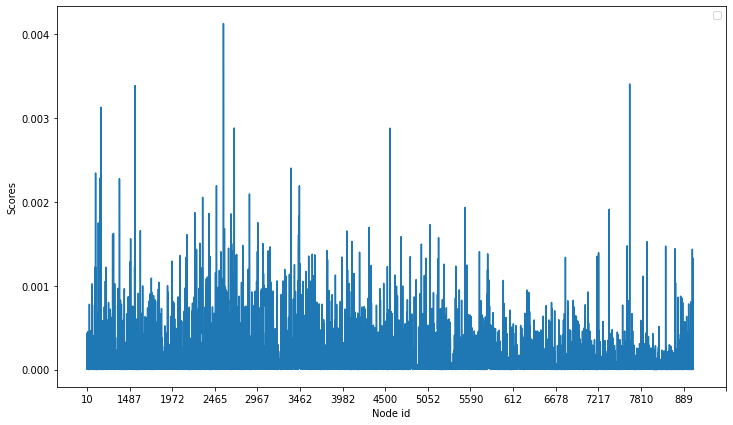

This chart was generated by the following Python code:
# importing modules 
import networkx as nx 
import matplotlib.pyplot as plt 
  
G= nx.read_edgelist('/home/sahil/Downloads/2nd sem/assignments/wsc/Assignment 4/Ques2/hits/dataset1/wiki-Vote.txt')
  
hubs, authorities = nx.hits(G, max_iter = 50, normalized = True) 
  
import numpy as np
lists = sorted(hubs.items()) # sorted by key, return a list of tuples

x, y = zip(*lists) # unpack a list of pairs into two tuples
plt.figure(figsize=(12,7))
plt.xlabel('Node id')
plt.ylabel('Scores')
plt.plot(x, y)
plt.xticks(np.arange(0,9500, 500))
plt.legend()
